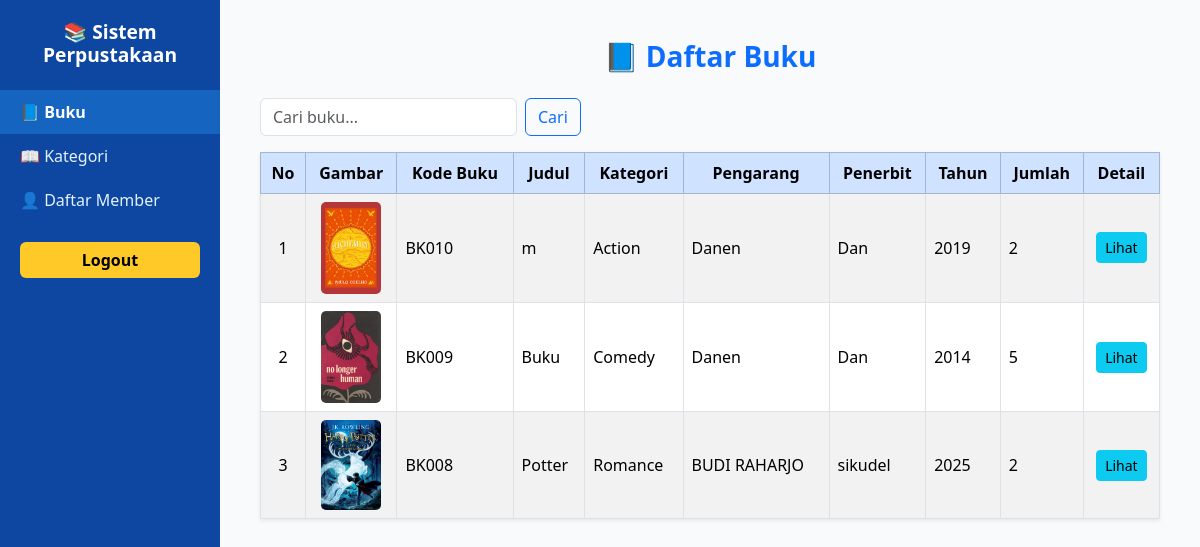
The app's page /pages/guest/buku.php with its own data.
### tables this page shows
CREATE TABLE `tbl_buku` (
  `id_buku` int(11) NOT NULL,
  `buku_id` varchar(255) NOT NULL,
  `id_kategori` int(11) NOT NULL,
  `id_rak` int(11) NOT NULL,
  `sampul` varchar(255) DEFAULT NULL,
  `isbn` varchar(255) DEFAULT NULL,
  `lampiran` varchar(255) DEFAULT NULL,
  `title` varchar(255) DEFAULT NULL,
  `penerbit` varchar(255) DEFAULT NULL,
  `pengarang` varchar(255) DEFAULT NULL,
  `thn_buku` varchar(255) DEFAULT NULL,
  `isi` text DEFAULT NULL,
  `jml` int(11) DEFAULT NULL,
  `tgl_masuk` varchar(255) DEFAULT NULL,
  `gambar_buku` varchar(50) DEFAULT NULL
);

CREATE TABLE `tbl_kategori` (
  `id_kategori` int(11) NOT NULL,
  `nama_kategori` varchar(255) NOT NULL
);

### pages/guest/buku.php (the view, shortened to what this page needs)
<?php
require '../config/db.php';
$keyword = isset($_GET['keyword']) ? trim($_GET['keyword']) : '';
$sql = "
    SELECT b.*, k.nama_kategori
    FROM tbl_buku b
    LEFT JOIN tbl_kategori k ON b.id_kategori = k.id_kategori
";
$sql .= " ORDER BY b.id_buku DESC";
$bukuList = $conn->query($sql);
$detail = null;
?>
<!DOCTYPE html>
<html lang="id">
<head>
    <link href="https://cdn.jsdelivr.net/npm/bootstrap@5.3.3/dist/css/bootstrap.min.css" rel="stylesheet">
</head>
<body>
    <div class="sidebar">
        <h4>📚 Sistem Perpustakaan</h4>
        <a href="buku.php" class="active">📘 Buku</a>
        <a href="kategori.php">📖 Kategori</a>
        <a href="daftar_member.php">👤 Daftar Member</a>
        <button onclick="location.href='../admin/login.php'" class="btn btn-login">Logout</button>
    </div>
    <div class="content">
        <h3 class="text-primary fw-bold mb-4 text-center">📘 Daftar Buku</h3>
        <?php if ($detail): ?>
        <div class="card shadow-sm p-4">
            <h4 class="text-center mb-3">Detail Buku</h4>
            <div class="row">
                <div class="col-md-4 text-center">
                    <?php if ($detail['gambar_buku']): ?>
                        <img src="../asset/img/<?= htmlspecialchars($detail['gambar_buku']); ?>"
                             class="img-fluid rounded mb-3" style="max-height:250px;">
                    <?php else: ?>
                        <div class="text-muted">Tidak ada gambar</div>
                    <?php endif; ?>
                </div>
                <div class="col-md-8">
                    <p><strong>Kode Buku:</strong> <?= htmlspecialchars($detail['buku_id']); ?></p>
                    <p><strong>Judul:</strong> <?= htmlspecialchars($detail['title']); ?></p>
                    <p><strong>Kategori:</strong> <?= htmlspecialchars($detail['nama_kategori'] ?? '-'); ?></p>
                    <p><strong>Pengarang:</strong> <?= htmlspecialchars($detail['pengarang']); ?></p>
                    <p><strong>Penerbit:</strong> <?= htmlspecialchars($detail['penerbit']); ?></p>
                    <p><strong>Tahun:</strong> <?= htmlspecialchars($detail['thn_buku']); ?></p>
                    <p><strong>Jumlah:</strong> <?= htmlspecialchars($detail['jml']); ?></p>
                    <p><strong>Deskripsi:</strong><br><?= nl2br(htmlspecialchars($detail['isi'])); ?></p>
                    <a href="buku.php" class="btn btn-secondary mt-2">Kembali</a>
                </div>
            </div>
        </div>
        <?php else: ?>
        <div class="d-flex justify-content-between align-items-center mb-3">
            <form method="get" class="d-flex" style="max-width: 350px;">
                <input type="text" name="keyword" class="form-control me-2"
                       placeholder="Cari buku..." value="<?= htmlspecialchars($keyword ?? ''); ?>">
                <button type="submit" class="btn btn-outline-primary">Cari</button>
            </form>
        </div>
        <table class="table table-bordered table-striped align-middle shadow-sm">
            <thead class="table-primary text-center">
                <tr>
                    <th>No</th>
                    <th>Gambar</th>
                    <th>Kode Buku</th>
                    <th>Judul</th>
                    <th>Kategori</th>
                    <th>Pengarang</th>
                    <th>Penerbit</th>
                    <th>Tahun</th>
                    <th>Jumlah</th>
                    <th>Detail</th>
                </tr>
            </thead>
            <tbody>
                <?php $no=1; while($row = $bukuList->fetch_assoc()): ?>
                <tr>
                    <td class="text-center"><?= $no++; ?></td>
                    <td class="text-center">
                        <?php if ($row['gambar_buku']): ?>
                            <img src="../asset/img/<?= htmlspecialchars($row['gambar_buku']); ?>" width="60">
                        <?php else: ?>
                            <span class="text-muted">-</span>
                        <?php endif; ?>
                    </td>
                    <td><?= htmlspecialchars($row['buku_id']); ?></td>
                    <td><?= htmlspecialchars($row['title']); ?></td>
                    <td><?= htmlspecialchars($row['nama_kategori'] ?? '-'); ?></td>
                    <td><?= htmlspecialchars($row['pengarang']); ?></td>
                    <td><?= htmlspecialchars($row['penerbit']); ?></td>
                    <td><?= htmlspecialchars($row['thn_buku']); ?></td>
                    <td><?= htmlspecialchars($row['jml']); ?></td>
                    <td class="text-center">
                        <a href="?detail=<?= $row['id_buku']; ?>" class="btn btn-info btn-sm">Lihat</a>
                    </td>
                </tr>
                <?php endwhile; ?>
            </tbody>
        </table>
        <?php endif; ?>
    </div>
</body>
</html>

### pages/guest/buku.php (style rules this page uses)
body { background: #f8fafc; font-family: 'Segoe UI', sans-serif; min-height: 100vh; display: flex; }
.sidebar { width: 220px; background: #0d47a1; color: white; padding: 20px 0; display: flex; flex-direction: column; height: 100vh; }
.sidebar h4 { font-weight: 700; text-align: center; margin-bottom: 1.5rem; font-size: 1.2rem; }
.sidebar a { color: #e3f2fd; text-decoration: none; display: block; padding: 10px 20px; transition: 0.2s; }
.sidebar a.active, .sidebar a:hover { background: #1565c0; color: #fff; font-weight: 600; }
.sidebar .btn-login { margin-top: auto; margin: 20px; background: #ffca28; color: #000; font-weight: 600; border: none; width: calc(100% - 40px); }
.content { flex: 1; padding: 40px; }
table img { border-radius: 5px; }
.table { background: white; }

### records on screen
tbl_buku: gambar_buku (picture), buku "BK010", title "m", id_kategori.nama_kategori "Action", pengarang "Danen", penerbit "Dan", thn_buku "2019", jml "2"
tbl_buku: gambar_buku (picture), buku "BK009", title "Buku", id_kategori.nama_kategori "Comedy", pengarang "Danen", penerbit "Dan", thn_buku "2014", jml "5"
tbl_buku: gambar_buku (picture), buku "BK008", title "Potter", id_kategori.nama_kategori "Romance", pengarang "BUDI RAHARJO", penerbit "sikudel", thn_buku "2025", jml "2"
